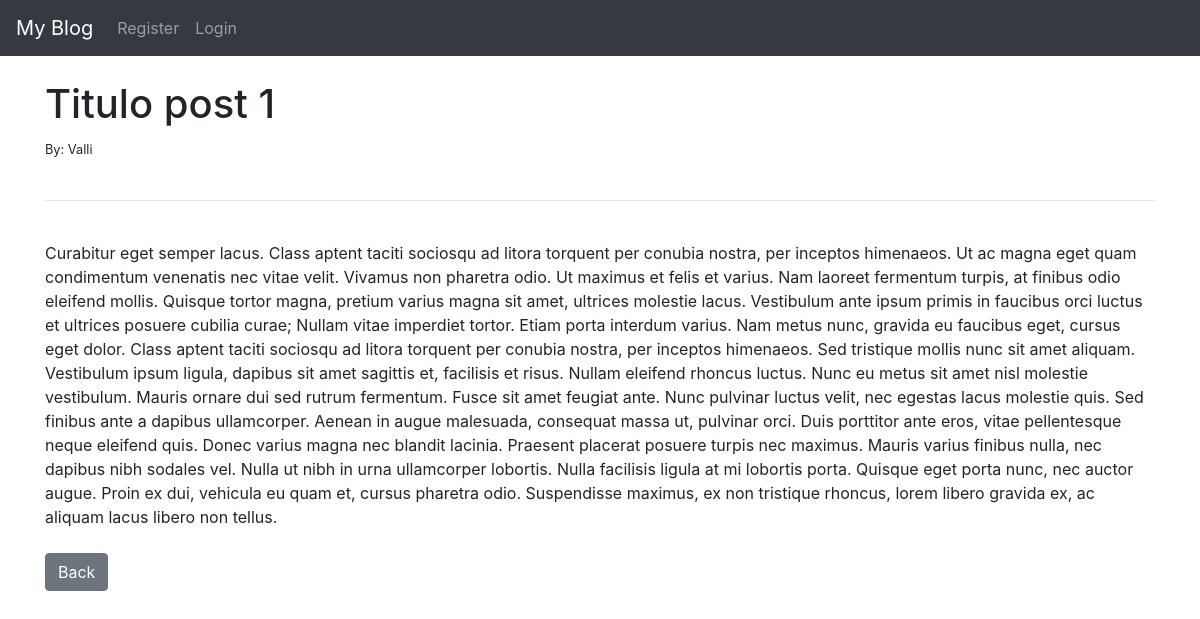
The page /article/1 on the database as committed earlier.
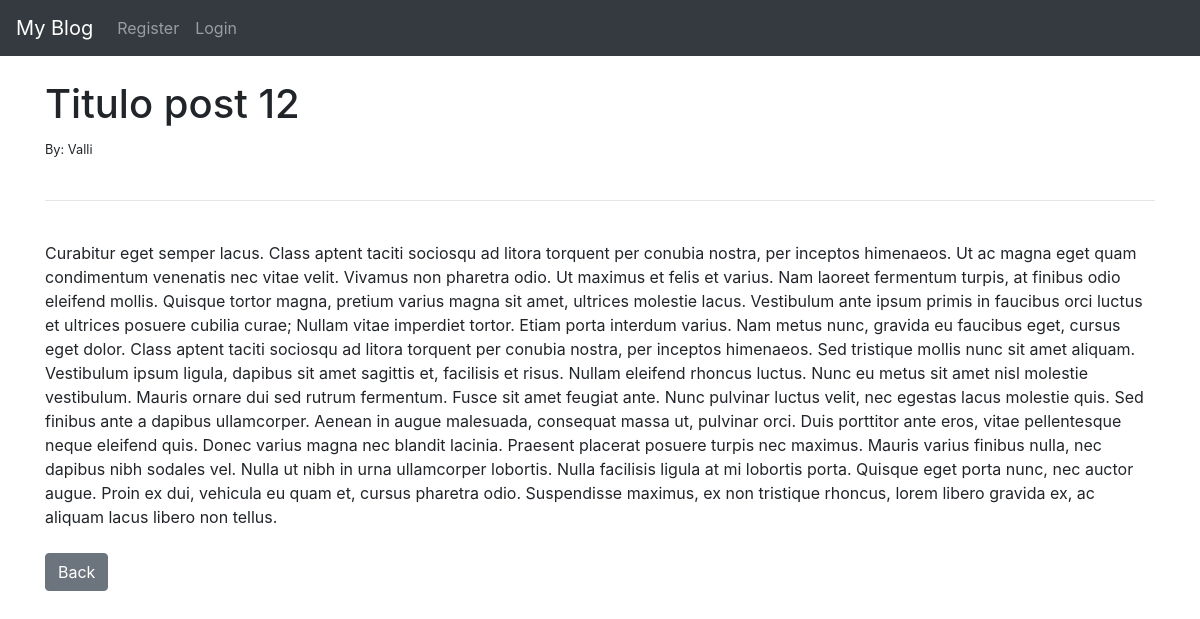
The same page on the database as committed later.
### blog/models.py (models this page shows, shortened)
class Post(models.Model):
    title = models.CharField(max_length=255)
    title_tag = models.CharField(max_length=255, default="TAG Default")
    author = models.ForeignKey(User, on_delete=models.CASCADE)
    body = models.TextField()
    post_date  = models.DateField(auto_now_add=True)
    category = models.CharField(max_length=255, default="Uncategorize")

### blog/views.py (the view)
# urls.py: path('article/<int:pk>', ArticleDetailView.as_view(), name="article-detail"),
class ArticleDetailView(DetailView):
    model = Post
    template_name = 'article_details.html'

### blog/templates/article_details.html (shortened to what this page needs)
{% extends 'base.html'%}
{% block content %}
<h1>{{ post.title }}</h1>
<small>By: {{ post.author.first_name }} {{post.author.last_name }} </small><br>
<br>
<hr>
<br>
{{ post.body }}
<br><br>
<a href="{% url 'home' %}" class="btn btn-secondary">Back</a>
{%  endblock %}

### blog/templates/base.html (shortened to what this page needs)
<!DOCTYPE html>
<html lang="pt-br">
  <head>
    <link rel="stylesheet" href="https://stackpath.bootstrapcdn.com/bootstrap/4.1.3/css/bootstrap.min.css">
  </head>
  <body>
    <nav class="navbar navbar-expand-lg navbar-dark bg-dark">
        <a class="navbar-brand" href="{% url 'home' %}">My Blog</a>
        <div class="collapse navbar-collapse" id="navbarNav">
          <ul class="navbar-nav">
            {% if user.is_authenticated %}
              <li class="nav-item">
                <a class="nav-link" href="{% url 'add-post' %}">Add Post</a>
              </li>
              <li class="nav-item">
                <a class="nav-link" href="{% url 'add-category' %}">Add category</a>
              </li>
              <li class="nav-item">
                <a class="nav-link" href="{% url 'logout' %}">Logout</a>
              </li>
            {% else %}
              <li class="nav-item">
                <a class="nav-link" href="{% url 'register' %}">Register</a>
              </li>
              <li class="nav-item">
                <a class="nav-link" href="{% url 'login' %}">Login</a>
              </li>
            {% endif %}
          </ul>
        </div>
      </nav>
    <br>
    <div class="container">
        {% block content %}
        {% endblock %}
    </div>
  </body>
</html>

Rows that differ between the two databases and show on the page:
changed Post "Valli": title "Titulo post 1" → "Titulo post 12"
